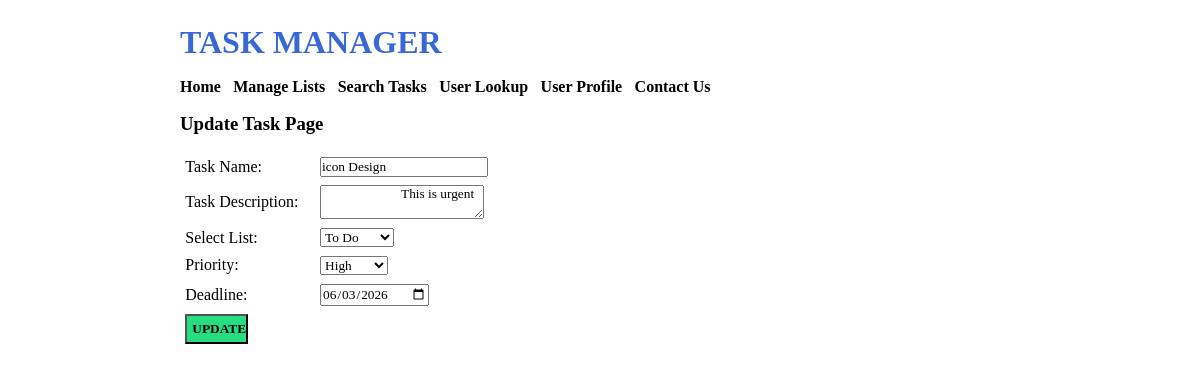
The app's page /update-task.php?task_id=2 (signed in) with its own data.
### tables this page shows
CREATE TABLE `tbl_tasks` (
  `task_id` int(10) UNSIGNED NOT NULL AUTO_INCREMENT,
  `task_name` varchar(150) NOT NULL,
  `task_description` text NOT NULL,
  `list_id` int(11) NOT NULL,
  `priority` varchar(10) NOT NULL,
  `deadline` date NOT NULL,
  PRIMARY KEY (`task_id`)
);

CREATE TABLE `tbl_lists` (
  `list_id` int(10) UNSIGNED NOT NULL AUTO_INCREMENT,
  `list_name` varchar(50) NOT NULL,
  `list_description` varchar(150) DEFAULT NULL,
  `notes` text DEFAULT NULL,
  PRIMARY KEY (`list_id`)
);

### update-task.php (the view, shortened to what this page needs)
<?php
    if(isset($_GET['task_id']))
    {
        $task_id = $_GET['task_id'];
        $conn = mysqli_connect(LOCALHOST, DB_USERNAME, DB_PASSWORD) or die(mysqli_error());
        $sql = "SELECT * FROM tbl_tasks WHERE task_id=$task_id";
        $res = mysqli_query($conn, $sql);
        if($res==true)
        {
            $row = mysqli_fetch_assoc($res);
            if ($row)
            {
                $task_name = $row['task_name'];
                $task_description = $row['task_description'];
                $list_id = $row['list_id'];
                $priority = $row['priority'];
                $deadline = $row['deadline'];
            }
            else
            {
                header('location:'.SITEURL);
                exit;
            }
        }
    }
    else
    {
        header('location:'.SITEURL);
    }
?>
<html>
    <head>
        <link rel="stylesheet" href="<?php echo SITEURL; ?>css/style.css" />
    </head>
    <body>
        <div class="wrapper">
        <h1>TASK MANAGER</h1>
        <div class="menu">
            <a href="<?php echo SITEURL; ?>">Home</a>
            <a href="<?php echo SITEURL; ?>manage-list.php">Manage Lists</a>
            <a href="<?php echo SITEURL; ?>search.php">Search Tasks</a>
            <a href="<?php echo SITEURL; ?>user-check.php">User Lookup</a>
            <a href="<?php echo SITEURL; ?>profile.php">User Profile</a>
            <a href="<?php echo SITEURL; ?>contact.php">Contact Us</a>
        </div>
        <h3>Update Task Page</h3>
        <form method="POST" action="">
            <table class="tbl-half">
                <tr>
                    <td>Task Name: </td>
                    <td><input type="text" name="task_name" value="<?php echo $task_name; ?>" required="required" /></td>
                </tr>
                <tr>
                    <td>Task Description: </td>
                    <td>
                        <textarea name="task_description">
                        <?php echo $task_description; ?>
                        </textarea>
                    </td>
                </tr>
                <tr>
                    <td>Select List: </td>
                    <td>
                        <select name="list_id">
                            <?php
                                $conn2 = mysqli_connect(LOCALHOST, DB_USERNAME, DB_PASSWORD) or die(mysqli_error());
                                $sql2 = "SELECT * FROM tbl_lists";
                                $res2 = mysqli_query($conn2, $sql2);
                                if($res2==true)
                                {
                                    $count_rows2 = mysqli_num_rows($res2);
                                    if($count_rows2>0)
                                    {
                                        while($row2=mysqli_fetch_assoc($res2))
                                        {
                                            $list_id_db = $row2['list_id'];
                                            $list_name = $row2['list_name'];
                                            ?>
                                            <option <?php if($list_id_db==$list_id){echo "selected='selected'";} ?> value="<?php echo $list_id_db; ?>"><?php echo $list_name; ?></option>
                                            <?php
                                        }
                                    }
                                    else
                                    {
                                        ?>
                                        <option <?php if($list_id=0){echo "selected='selected'";} ?> value="0">None</option>p
                                        <?php
                                    }
                                }
                            ?>
                        </select>
                    </td>
                </tr>
                <tr>
                    <td>Priority: </td>
                    <td>
                        <select name="priority">
                            <option <?php if($priority=="High"){echo "selected='selected'";} ?> value="High">High</option>
                        </select>
                    </td>
                </tr>
                <tr>
                    <td>Deadline: </td>
                    <td><input type="date" name="deadline" value="<?php echo $deadline; ?>" /></td>
                </tr>
                <tr>
                    <td><input class="btn-primary btn-lg" type="submit" name="submit" value="UPDATE" /></td>
                </tr>
            </table>
        </form>
        </div>
    </body>
</html>

### css/style.css (style rules this page uses)
* { margin: 0; padding: 0; font-family: verdana; }
.wrapper { width: 70%; margin: 0 auto; padding: 2%; }
h1 { color: #3867d6; margin-bottom: 2%; }
h3 { margin: 2% 0; }
.menu { margin-bottom: 2%; }
.menu a { font-weight: bold; margin-right: 1%; color: black; text-decoration: none; }
.btn-primary { background-color: #26de81; padding: 5px; font-weight: bold; text-decoration: none; color: black; }
.btn-lg { width: 50%; }
table tr td { padding: 1%; }
.tbl-half { width: 40%; }

### records on screen
tbl_tasks: task_name "icon Design", task_description "This is urgent", list_id "To Do", priority "High", deadline "06/03/2026"
